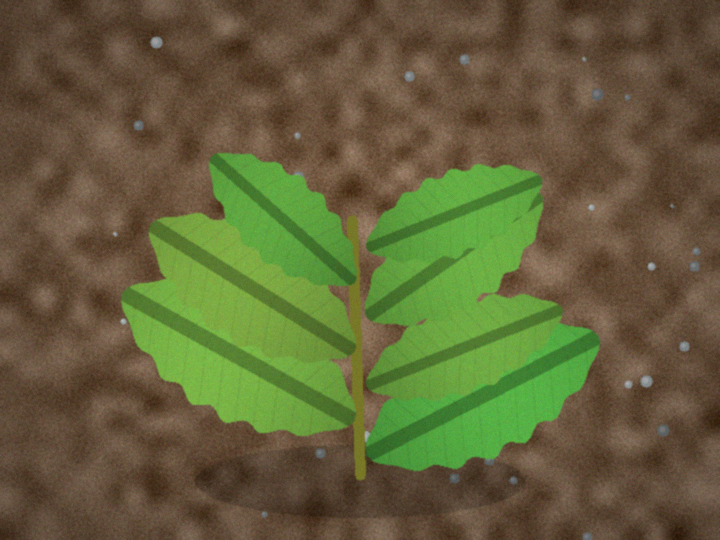
#> input picture samples/01_healthy_plant.png, 720 x 540 px
$ python run_demo.py
#> lines starting #> are read from the running program, lines starting #| are printed output that depends on the picture; after the words box and inside, x2 and y2 are one past the last pixel; in counts of white or black regions, pixels touching at a corner belong together
### plantdet/pipeline.py
"""把分割、分析、可视化、报告串成一条流水线。"""

from __future__ import annotations

from dataclasses import dataclass, field
from pathlib import Path

import cv2
import numpy as np

from .analyze import AnalyzeConfig, Region, analyze_regions, classify_pixels
from .report import save_json
from .segment import SegmentConfig, compute_exg, hsv_of, vegetation_mask
from .visualize import draw_regions, make_composite, overlay_masks


@dataclass
class Result:
    """一次检测的完整结果。"""

    name: str
    width: int
    height: int
    regions: list[Region] = field(default_factory=list)
    summary: dict = field(default_factory=dict)
    segment_info: dict = field(default_factory=dict)
    segment_config: dict = field(default_factory=dict)
    analyze_config: dict = field(default_factory=dict)
    outputs: dict = field(default_factory=dict)
    image: np.ndarray | None = None
    mask: np.ndarray | None = None
    annotated: np.ndarray | None = None


def analyze_image(
    bgr: np.ndarray,
    name: str = "image",
    segment_cfg: SegmentConfig | None = None,
    analyze_cfg: AnalyzeConfig | None = None,
) -> Result:
    """对一张 BGR 图像做完整分析（不落盘）。"""
    segment_cfg = segment_cfg or SegmentConfig()
    analyze_cfg = analyze_cfg or AnalyzeConfig()
    bgr = np.ascontiguousarray(bgr)

    mask, segment_info = vegetation_mask(bgr, segment_cfg)
    hsv = hsv_of(bgr)
    exg = compute_exg(bgr)
    regions, summary = analyze_regions(mask, hsv, exg, analyze_cfg)

    _, _, spot = classify_pixels(mask, hsv, exg, analyze_cfg)
    overlay = overlay_masks(bgr, mask, spot)
    annotated = draw_regions(overlay, regions)

    height, width = bgr.shape[:2]
    return Result(
        name=name,
        width=width,
        height=height,
        regions=regions,
        summary=summary,
        segment_info=segment_info,
        segment_config=segment_cfg.to_dict(),
        analyze_config=analyze_cfg.to_dict(),
        image=bgr,
        mask=mask,
        annotated=annotated,
    )


def analyze_path(
    image_path: str | Path,
    out_dir: str | Path = "results",
    segment_cfg: SegmentConfig | None = None,
    analyze_cfg: AnalyzeConfig | None = None,
    write_figure: bool = True,
    figure_title: str = "",
) -> Result:
    """读一张图 -> 分析 -> 保存标注图 / 掩膜图 / JSON 报告。"""
    image_path = Path(image_path)
    out_dir = Path(out_dir)
    bgr = read_image(image_path)

    result = analyze_image(
        bgr,
        name=image_path.stem,
        segment_cfg=segment_cfg,
        analyze_cfg=analyze_cfg,
    )

    out_dir.mkdir(parents=True, exist_ok=True)
    stem = image_path.stem
    annotated_path = out_dir / f"{stem}_detected.png"
    mask_path = out_dir / f"{stem}_mask.png"
    json_path = out_dir / f"{stem}_report.json"

    write_image(annotated_path, result.annotated)
    write_image(mask_path, result.mask)
    result.outputs = {
        "annotated": str(annotated_path),
        "mask": str(mask_path),
    }
    save_json(result, json_path)
    result.outputs["report"] = str(json_path)

    if write_figure:
        figure_path = out_dir / f"{stem}_figure.png"
        figure = make_composite(
            result.image,
            result.mask,
            result.annotated,
            result.summary,
            title=figure_title or image_path.name,
        )
        figure.savefig(figure_path)
        result.outputs["figure"] = str(figure_path)

    return result


def read_image(path: str | Path) -> np.ndarray:
    """读取图片，顺便处理中文路径和带透明通道的 PNG。"""
    path = Path(path)
    data = np.fromfile(str(path), dtype=np.uint8)
    bgr = cv2.imdecode(data, cv2.IMREAD_UNCHANGED)
#> bgr is the input picture: shape (540, 720, 4); mean B, G, R, A 58.5, 96.9, 98.6, 255
    if bgr is None:
        raise ValueError(f"无法读取图片：{path}")

    if bgr.ndim == 3 and bgr.shape[2] == 4:
        alpha = bgr[:, :, 3:4].astype(np.float32) / 255.0
#> alpha: shape (540, 720, 1) float32; every value is 1
        rgb = bgr[:, :, :3].astype(np.float32)
        white = np.full_like(rgb, 255.0)
        bgr = (rgb * alpha + white * (1 - alpha)).astype(np.uint8)
#> bgr: shape (540, 720, 3)
    if bgr.ndim == 2:
        bgr = cv2.cvtColor(bgr, cv2.COLOR_GRAY2BGR)
    return np.ascontiguousarray(bgr[:, :, :3])


def write_image(path: str | Path, image: np.ndarray) -> Path:
    """写图。走 imencode + tofile，避免 cv2.imwrite 在中文路径下写出乱码文件名。"""
    path = Path(path)
    path.parent.mkdir(parents=True, exist_ok=True)
    suffix = path.suffix.lower() or ".png"
    ok, buffer = cv2.imencode(suffix, image)
    if not ok:
        raise ValueError(f"无法编码图片：{path}")
    buffer.tofile(str(path))
    return path

### plantdet/segment.py
"""第一步：把画面里的植物从背景中分割出来。

思路（经典的 ExG 植被指数法）：
1. 把像素转换到色度坐标，计算超绿指数 ExG = 2g - r - b，绿色越强值越大；
2. 用 Otsu 自动阈值在 ExG 图上切一刀，得到"像植物"的像素；
3. 再用 HSV 颜色区间做一次过滤，去掉灰白色、高亮反光等误检；
4. 形态学开运算去噪点、闭运算补缝隙，最后删掉过小的碎块。
"""

from __future__ import annotations

from dataclasses import asdict, dataclass

import cv2
import numpy as np


@dataclass
class SegmentConfig:
    """植被分割参数。所有参数都可以在命令行里覆盖。"""

    # HSV 粗筛：正常绿色在 OpenCV 的 H 通道里大约落在 25~95
    hue_min: int = 25
    hue_max: int = 95
    sat_min: int = 40          # 饱和度下限，滤掉灰白区域
    val_min: int = 30          # 亮度下限，滤掉阴影和黑边

    # 发黄、失绿的叶片颜色已经偏橙黄，用单独一组阈值放宽接纳，
    # 但必须"挨着绿色主体"才算植物——否则土块、枯枝、木栅栏都会被误检。
    yellow_hue_min: int = 12
    yellow_hue_max: int = 25
    yellow_sat_min: int = 60
    yellow_val_min: int = 60
    # 黄叶与绿色主体之间的"接触容差"：只要一片黄叶有像素落在绿色主体的这个
    # 范围内，整片黄叶都会被接纳（而不是只接纳靠近的那一小圈）。0 = 不接纳黄叶。
    yellow_connect_px: int = 15

    exg_bias: float = 0.0      # 手动微调 Otsu 阈值，正数=更严格
    open_ksize: int = 3        # 开运算核大小
    close_ksize: int = 7       # 闭运算核大小
    min_area_ratio: float = 0.0005   # 小于该比例的碎块直接丢弃
    fill_holes: bool = True          # 填充叶片内部的小孔洞

    def to_dict(self) -> dict:
        return asdict(self)


def compute_exg(bgr: np.ndarray) -> np.ndarray:
    """计算超绿指数 ExG = 2g - r - b（色度归一化版本，范围约 -1 ~ 1）。

    归一化的好处：不容易被整体明暗影响，阴天拍的图也能用。
    """
    img = bgr[..., :3].astype(np.float32)
    b, g, r = img[:, :, 0], img[:, :, 1], img[:, :, 2]
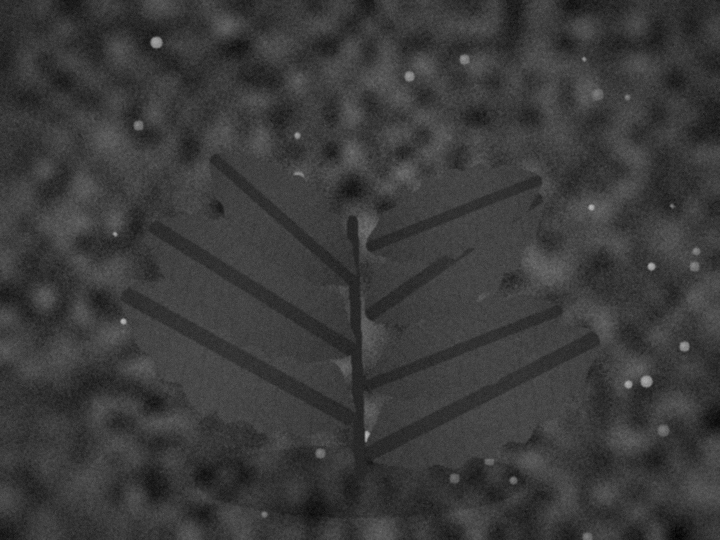
#> b: shape (540, 720) float32; min 2, max 186, mean 58.5
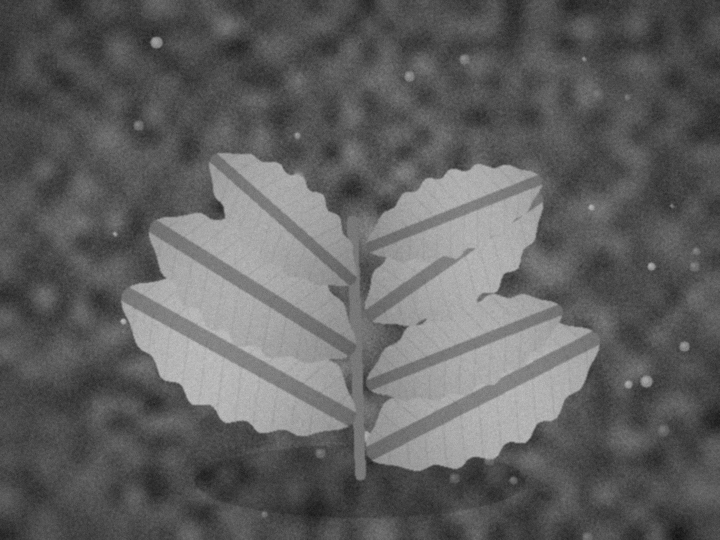
#> g: shape (540, 720) float32; min 16, max 196, mean 96.9
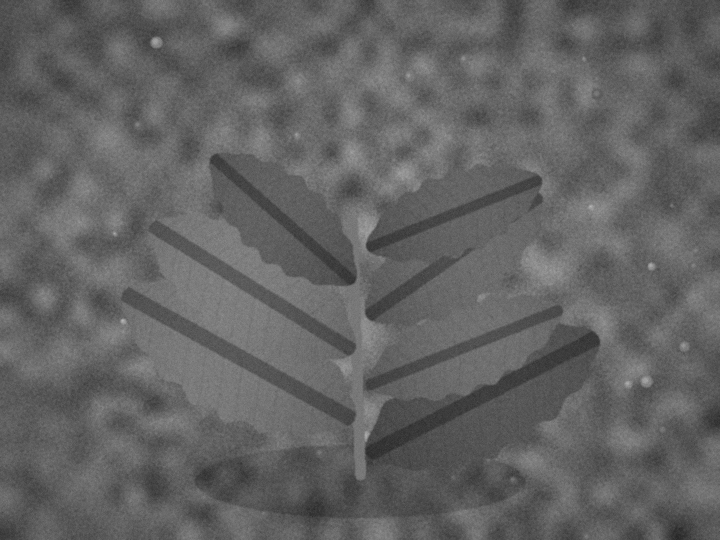
#> r: shape (540, 720) float32; min 39, max 183, mean 98.6
    total = b + g + r + 1e-6
    return 2.0 * (g / total) - (r / total) - (b / total)
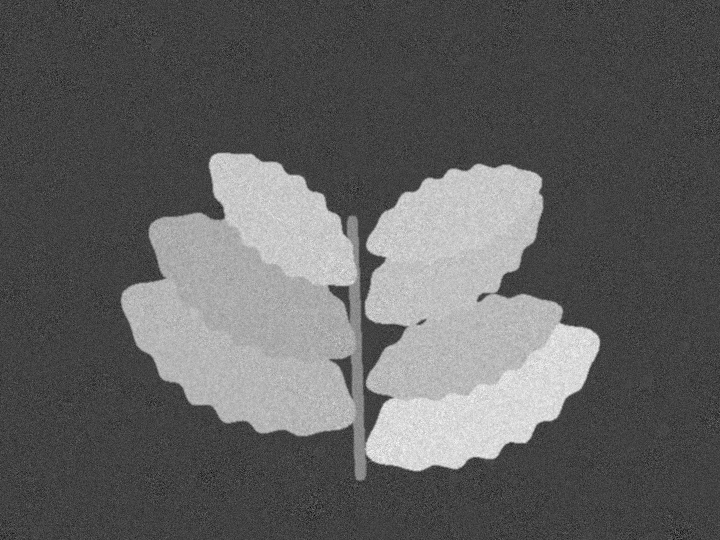
#> returned value: shape (540, 720) float32; min -0.275, max 0.75, mean 0.115; drawn with min black and max white


def to_uint8(values: np.ndarray) -> np.ndarray:
    """把任意范围的浮点图拉伸到 0~255，方便交给 OpenCV 处理。"""
    lo, hi = float(values.min()), float(values.max())
#> lo = -0.275; hi = 0.75
    if hi - lo < 1e-6:
        return np.zeros(values.shape, dtype=np.uint8)
    return ((values - lo) / (hi - lo) * 255.0).astype(np.uint8)


def otsu_threshold(values_u8: np.ndarray) -> int:
    """Otsu 自动阈值：让前景和背景两类内部的方差之和最小。"""
    threshold, _ = cv2.threshold(
        values_u8, 0, 255, cv2.THRESH_BINARY + cv2.THRESH_OTSU
    )
#> threshold = 127
    return int(threshold)


def hsv_of(bgr: np.ndarray) -> np.ndarray:
    return cv2.cvtColor(bgr[..., :3], cv2.COLOR_BGR2HSV)


def vegetation_mask(
    bgr: np.ndarray, cfg: SegmentConfig | None = None
) -> tuple[np.ndarray, dict]:
    """返回 (植被掩膜, 诊断信息)。掩膜为 uint8，前景=255。

    掩膜 = 绿色主体（ExG 超阈值 且 HSV 落在绿色区间）
          + 紧贴绿色主体的黄化叶片（同样要过 ExG 这一关）。
    """
    cfg = cfg or SegmentConfig()
    exg = compute_exg(bgr)
    exg_u8 = to_uint8(exg)
    thr = otsu_threshold(exg_u8)
#> thr = 127
    effective = int(np.clip(thr + cfg.exg_bias * 255.0 / 100.0, 0, 255))
#> effective = 127

    hsv = hsv_of(bgr)
    h, s, v = hsv[:, :, 0], hsv[:, :, 1], hsv[:, :, 2]
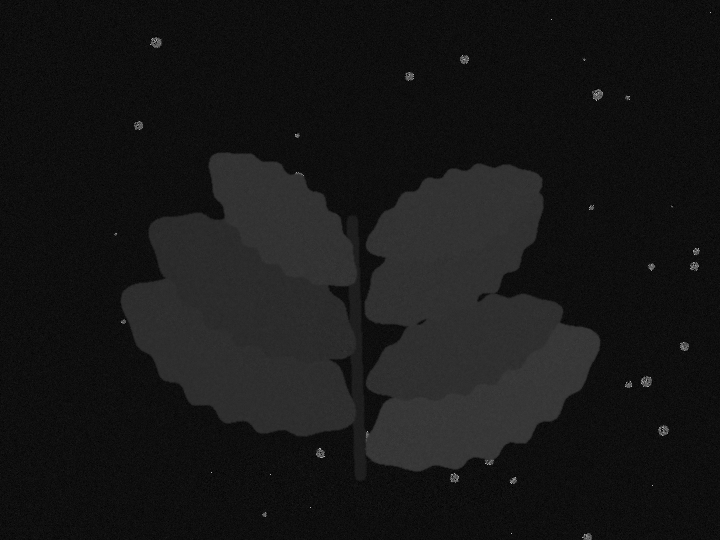
#> h: shape (540, 720); min 0, max 179, mean 23
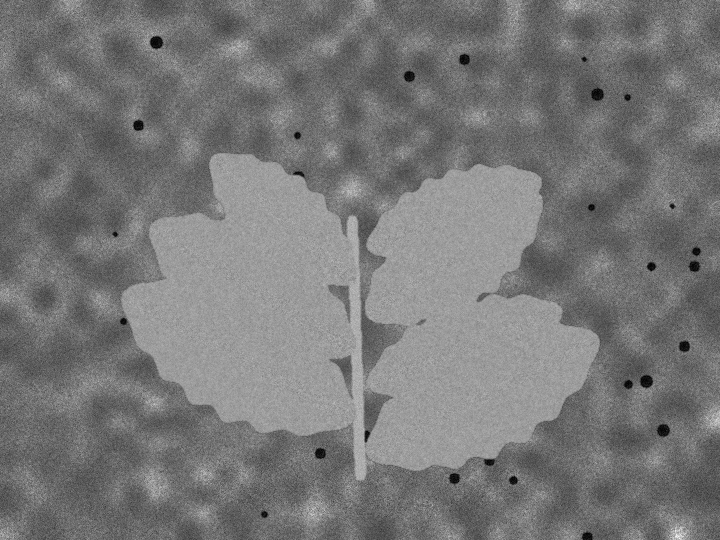
#> s: shape (540, 720); min 0, max 244, mean 119.5
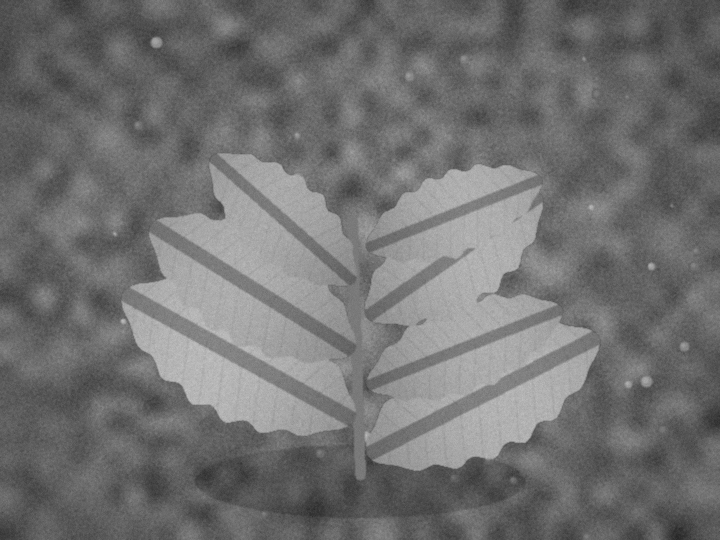
#> v: shape (540, 720); min 39, max 196, mean 113.1
    exg_ok = exg_u8 > effective
#> exg_ok: shape (540, 720) bool; 25% white; 1 white region, box (x1, y1, x2, y2) and area: (121, 153, 600, 480) 97307

    green = (
        (h >= cfg.hue_min)
        & (h <= cfg.hue_max)
        & (s >= cfg.sat_min)
        & (v >= cfg.val_min)
        & exg_ok
    )
    yellow = (
        (h >= cfg.yellow_hue_min)
        & (h < cfg.yellow_hue_max)
        & (s >= cfg.yellow_sat_min)
        & (v >= cfg.yellow_val_min)
        & exg_ok
    )
#> yellow: shape (540, 720) bool; every value is 0
#> (the rest of the program and of its run is left out)
